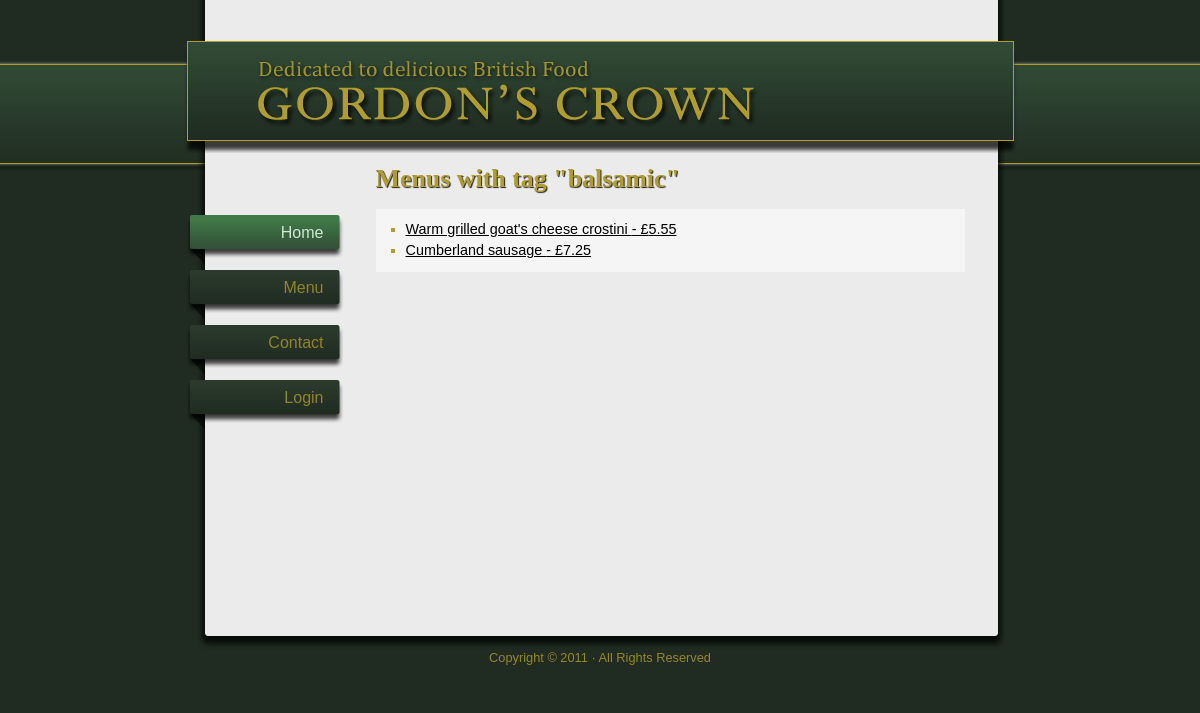
The page /tags/balsamic on the database its author committed.
### tables this page shows
CREATE TABLE IF NOT EXISTS `tbl_food_tag` (
  `tag_id` int(11) NOT NULL,
  `food_id` int(11) NOT NULL,
  PRIMARY KEY (`tag_id`,`food_id`)
);

CREATE TABLE IF NOT EXISTS `tbl_food` (
  `food_id` int(11) NOT NULL AUTO_INCREMENT,
  `menu_id` int(11) NOT NULL,
  `title` varchar(255) NOT NULL,
  `price` double NOT NULL,
  `descrip` text NOT NULL,
  `alias` varchar(255) NOT NULL,
  `img` varchar(255) NOT NULL,
  PRIMARY KEY (`food_id`)
);

### controller/tagsControl.php (called while the page is built, shortened)
<?php
	class tagsControl{
		function __construct(){
			include_once('model/tagsModel.php');
            $tagView = new tagsModel();
            $tagName = $this->getTags();
            $tgView = $tagView->getTagByTitle($tagName);
            include_once('view/tags/index.php');
		}
		function getTags(){
			$url = $_GET['url'];
			$url = explode('/', $url);
			return $url[1];
		}
	}
?>

### index.php (called while the page is built, shortened)
<?php
	new Router();
?>

### model/tagsModel.php (called while the page is built, shortened)
<?php
	class tagsModel extends Model{
		function getTagByTitle($title){
			$sql = "SELECT *
					FROM tbl_food
					INNER JOIN tbl_food_tag ON tbl_food.food_id = tbl_food_tag.food_id
					INNER JOIN tbl_tag ON tbl_tag.tag_id = tbl_food_tag.tag_id
					WHERE tbl_tag.tag_id IN (SELECT tag_id FROM tbl_tag WHERE name = '$title')";
			$query = mysql_query($sql);
			$kq = array();
			while ($row = mysql_fetch_array($query)){
				$kq[] = $row;
			}
			return $kq;
		}
	}
?>

### view/tags/index.php (the view)
<?php include_once('view/_header.php'); ?>
			<h1>Menus with tag "<?php echo $tagName; ?>"</h1>
			<div id="tags-wrapper" class="category">
				<ul>
                	<?php foreach($tgView as $tg){ ?>
					<li>
						<a href="<?php echo ROOT.'article/'.$tg['alias']; ?>" title="Go to detail view of Davy&#39;s classic prawn cocktail - &pound;7.85"><?php echo $tg['title']; ?> - &pound;<?php echo $tg['price']; ?></a>
					</li>
                    <?php } ?>
				</ul>
			</div>
<?php include_once('view/_footer.php'); ?>

### public/css/screen.css (style rules this page uses)
* { padding: 0; margin: 0; font-family: arial, sans-serif; font-size: 1.0em; }
html { height: 100%; }
ul li { margin-left: 20px; }
a { color: #000; }
body { background-color: #202c22; background-image: url(../img/bg.png); background-position: 0 60px; background-repeat: repeat-x; height: 100%; overflow-y: scroll; }
#content * { line-height: 1.5em; }
h1, h2, h3, h4, h5, h6 { font-family: Georgia, serif; color: #b09c30; }
h1 { text-shadow: 1px 1px 1px #222; }
h1 { font-size: 1.8em; }
#foods .food, #foods div.category, #tags-wrapper.category { background-color: #f5f5f5; margin: 10px 0; padding: 10px; }
#foods li, #tags-wrapper li { font-family: Georgia, serif; color: #b09c30; list-style-type: square; }

### rows shown on the page
tbl_food_tag: food.title "Warm grilled goat's cheese crostini", food.price "5.55"
tbl_food_tag: food.title "Cumberland sausage", food.price "7.25"

### other values the page prints
$tagName "balsamic"
